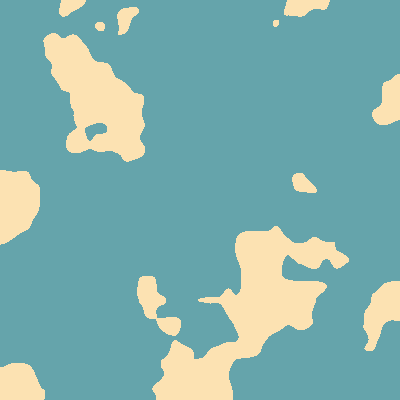
Frame 1 (no input)
Frame 2 (the mouse pressed at the canvas centre, redrawn once): identical to frame 1, image omitted

The p5.js sketch that drew this single still picture (run headless with seeded random() and noise() and a simulated clock; the mouse was pressed at the canvas centre and the sketch redrawn once):

// p5.js sketch
// ── sketch.js
let inc = 0.01;
let zoff = 0;
let threshold = 90;
let water;
let land;

function setup() {
  createCanvas(400, 400);
  pixelDensity(1);
  noiseDetail(4);
  water = { r: 101, g: 164, b: 171 };
  land = { r: 252, g: 226, b: 178 };
  noLoop();
}

function draw() {
  let yoff = 0;
  loadPixels();
  for (let y = 0; y < height; y++) {
    var xoff = 0;
    for (let x = 0; x < width; x++) {
      let index = (x + y * width) * 4;
      let value = noise(xoff, yoff, zoff) * 255;
      let colorSelect;
      if (value > threshold) {
        colorSelect = water;
      } else {
        colorSelect = land;
      }
      //console.log(c)
      pixels[index + 0] = colorSelect.r;
      pixels[index + 1] = colorSelect.g;
      pixels[index + 2] = colorSelect.b;
      pixels[index + 3] = 255;
      xoff += inc;
    }
    yoff += inc;
  }
  updatePixels();
}
